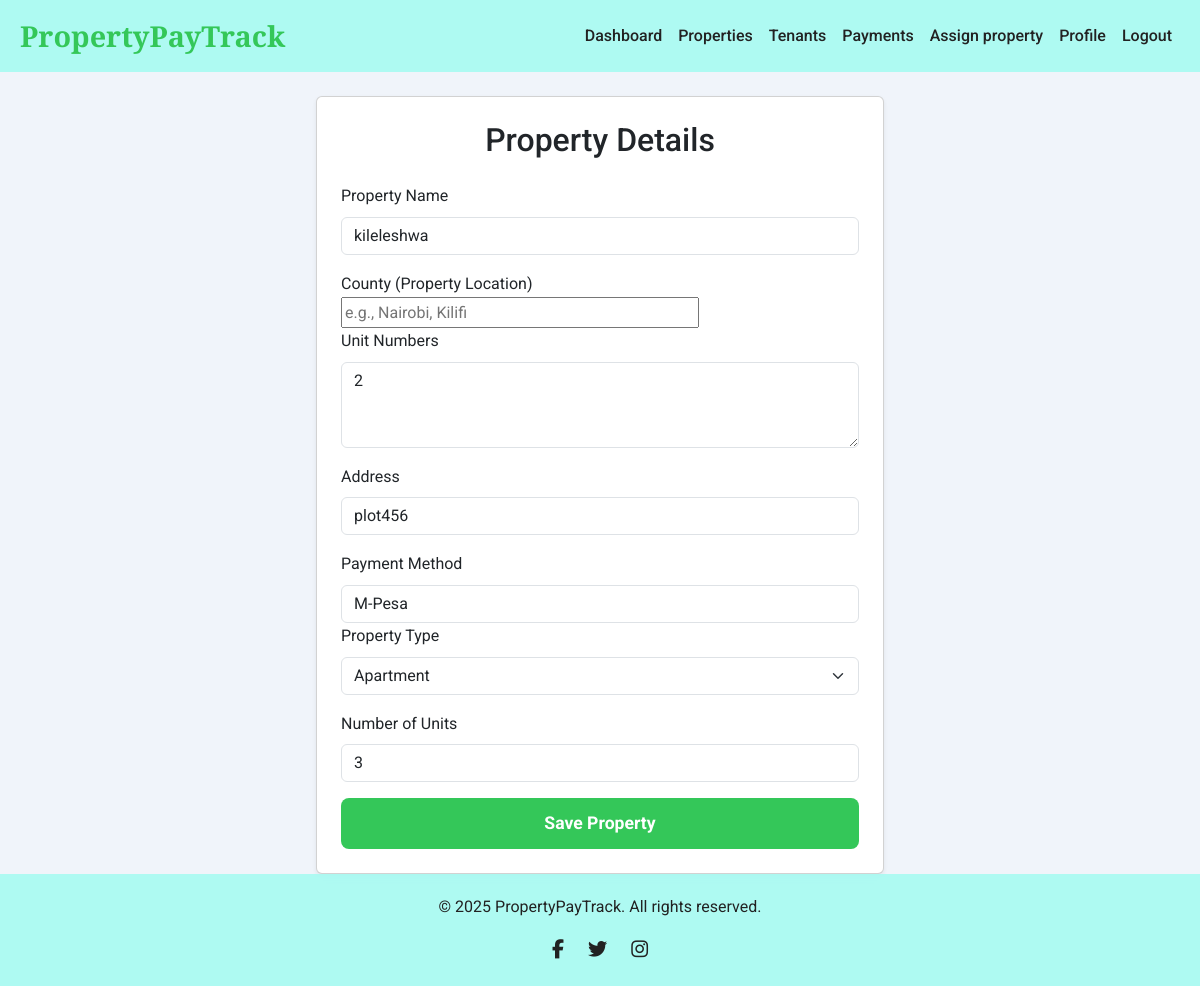
The page /properties/edit/1 (signed in) on the database as committed earlier.
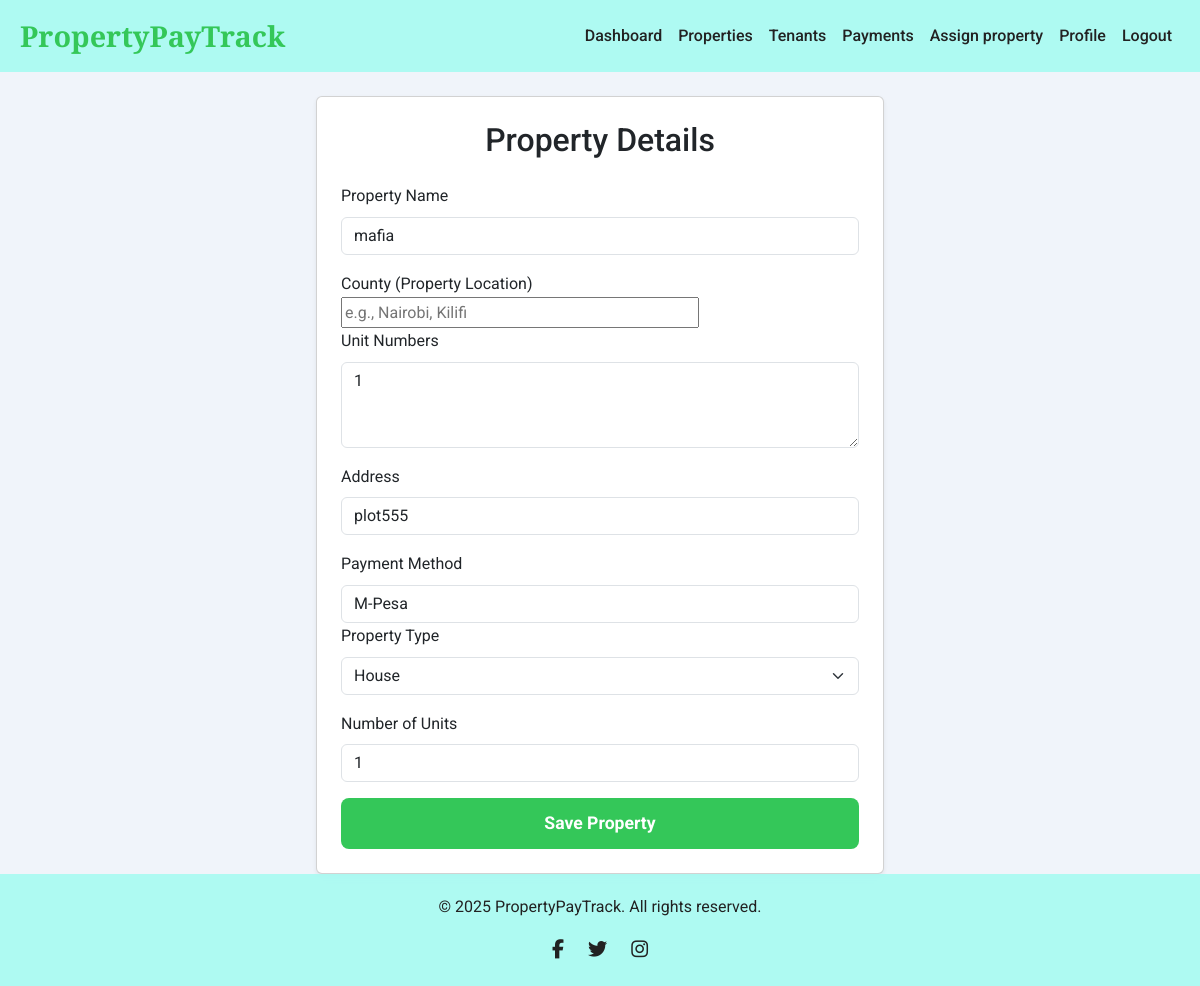
The same page on the database as committed later.
### app/models.py (models this page shows, shortened)
class Property(db.Model):
    __tablename__ = 'property'
    id = db.Column(db.Integer, primary_key=True)
    name = db.Column(db.String(255), nullable=False)
    address = db.Column(db.String(255), nullable=False)
    payment_method = db.Column(db.String(20), nullable=True)
    transaction_id = db.Column(db.String(120), nullable=True)
    paybill_number = db.Column(db.String(20), nullable=True)
    fees = db.Column(db.Numeric(10, 2), nullable=True)
    tenants = db.relationship('Tenant', back_populates='property', cascade="all, delete-orphan", lazy=True)
    status = db.Column(db.String(20), default='pending')
    property_type = db.Column(db.String(50), nullable=False)
    number_of_units = db.Column(db.Integer, nullable=False, default=1)
    landlord_id = db.Column(db.Integer, db.ForeignKey('user.id', ondelete='CASCADE'), nullable=False, index=True)
    county_name = db.Column(db.String(100), nullable=False)
    amenities = db.Column(db.Text, nullable=True)
    utility_bill_types = db.Column(db.Text, nullable=True)
    unit_numbers = db.Column(db.Text, nullable=False)
    paybill_number = db.Column(db.String(20), nullable=True)
    deposit_amount = db.Column(db.Numeric(10, 2), nullable=True)
    deposit_policy = db.Column(db.Text, nullable=True)
    created_at = db.Column(db.DateTime, default=lambda: datetime.now(timezone.utc))
    updated_at = db.Column(db.DateTime, default=lambda: datetime.now(timezone.utc), onupdate=lambda: datetime.now(timezone.utc))
    @property
    def amenities_list(self):
        try:
            return json.loads(self.amenities) if self.amenities else []
        except json.JSONDecodeError:
            return self.amenities.split(',') if self.amenities else []
    @property
    def utility_bill_list(self):
        try:
            return json.loads(self.utility_bill) if self.utility_bill else []
        except json.JSONDecodeError:
            return self.utility_bill.split(',') if self.utility_bill else []

### app/routes.py (the view)
@main.route('/properties/edit/<int:id>', methods=['GET', 'POST'])
@login_required
@roles_required('landlord')
def property_edit(id):
    property = Property.query.get_or_404(id)
    if property.landlord_id != current_user.id:
        flash(_l('You do not have permission to edit this property.'), 'danger')
        return redirect(url_for('main.properties_list'))
    form = PropertyForm(obj=property)
    if form.validate_on_submit():
        form.populate_obj(property)
        db.session.commit()
        flash(_l('Property updated successfully!'), 'success')
        return redirect(url_for('main.properties_list'))
    return render_template('properties/add_edit.html', form=form, edit=True)

### app/models.py (called while the page is built)
    def has_role(self, role):
        return any(r.name == role for r in self.roles)

### app/routes.py (called while the page is built)
def roles_required(*required_roles):
    def decorator(f):
        @wraps(f)
        def decorated_function(*args, **kwargs):
            if not current_user.is_authenticated:
                return redirect(url_for('main.login'))
            user_roles = {role.name for role in current_user.roles}
            if not set(required_roles).issubset(user_roles):
                flash(_l('You do not have the required permissions to access this page.'), 'danger')
                return redirect(url_for('main.index'))
            return f(*args, **kwargs)
        return decorated_function
    return decorator

### app/templates/properties/add_edit.html (shortened to what this page needs)
{% extends 'base.html' %}
{% block content %}
<div class="row justify-content-center">
    <div class="col-md-8 col-lg-6">
        <div class="card shadow-sm p-4">
            <h2 class="mb-4 text-center">{{ _('Property Details') }}</h2>
            <form method="POST" novalidate>
                <div class="mb-3">
                    {{ form.name.label(class_="form-label") }}
                    {{ form.name(class_="form-control") }}
                </div>
                 <div>
                    {{ form.county.label }}<br>
                    {{ form.county(size=40) }}
                </div>
                <div class="mb-3">
                    {{ form.unit_numbers.label(class="form-label") }}
                    {{ form.unit_numbers() }}
                </div>
                <div class="mb-3">
                    {{ form.address.label(class_="form-label") }}
                    {{ form.address(class_="form-control") }}
                </div>
                <div class="form-group">
                    {{ form.payment_method.label(class="form-label") }}
                    {{ form.payment_method(class="form-control") }}
                </div>
                <div class="mb-3">
                    {{ form.property_type.label(class_="form-label") }}
                    {{ form.property_type(class_="form-select") }}
                </div>
                <div class="mb-3">
                    {{ form.number_of_units.label(class_="form-label") }}
                    {{ form.number_of_units(class_="form-control") }}
                </div>
                <button type="submit" class="btn btn-primary w-100">{{ _('Save Property') }}</button>
            </form>
        </div>
    </div>
</div>
{% endblock %}

Rows that differ between the two databases and show on the page:
changed Property "M-Pesa": name "kileleshwa" → "mafia"; unit_numbers "2" → "1"; address "plot456" → "plot555"; property_type "Apartment" → "House"; number_of_units "3" → "1"
